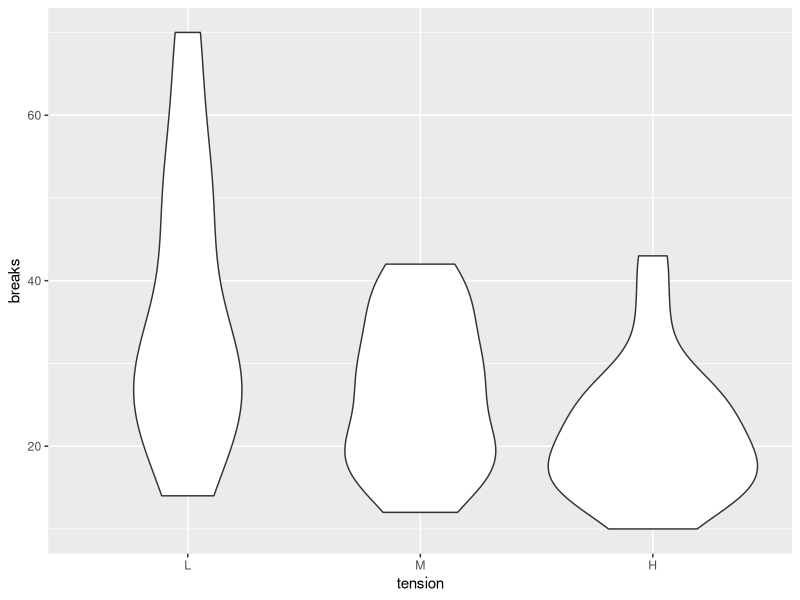
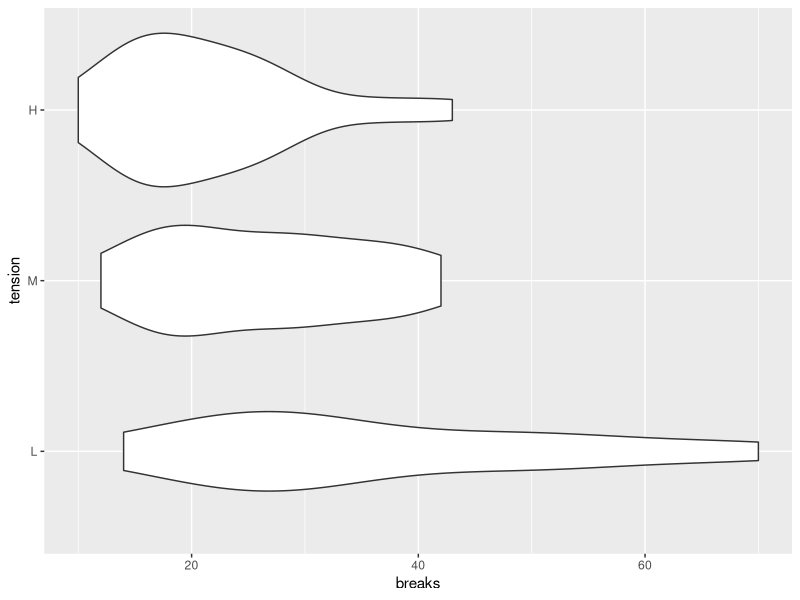
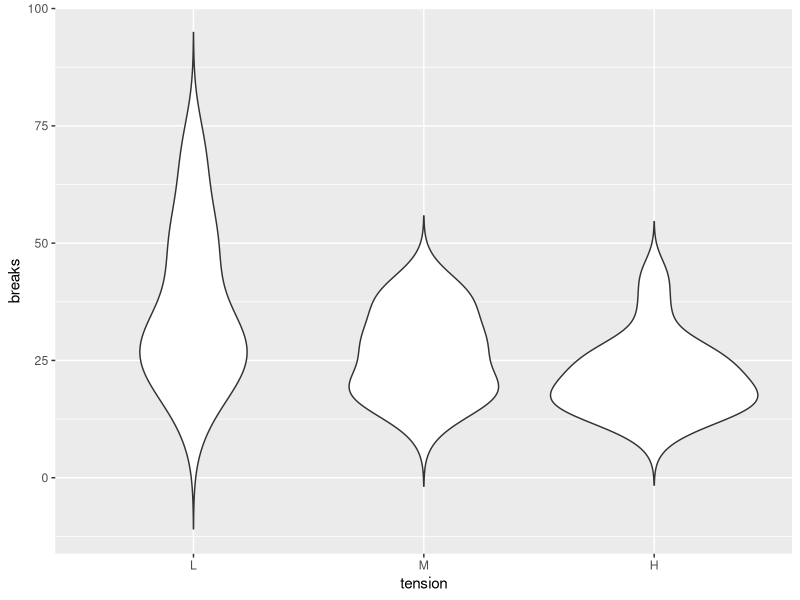
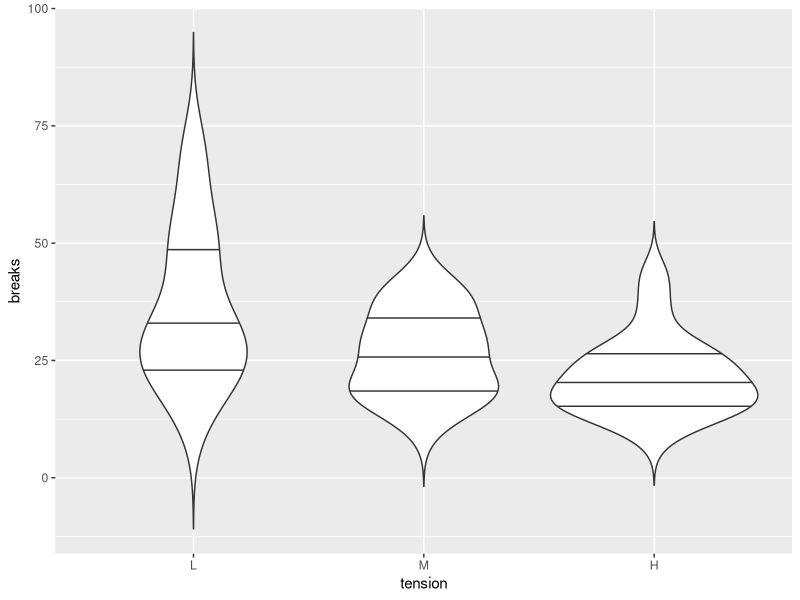
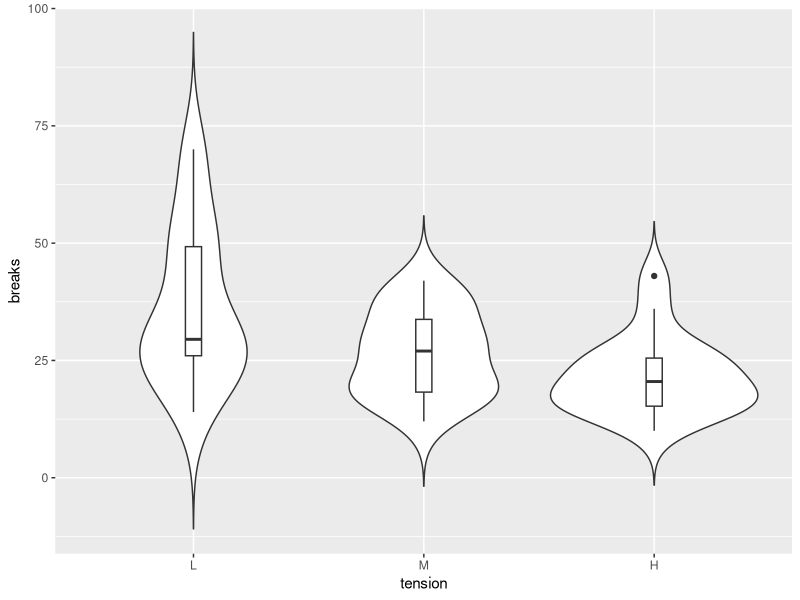
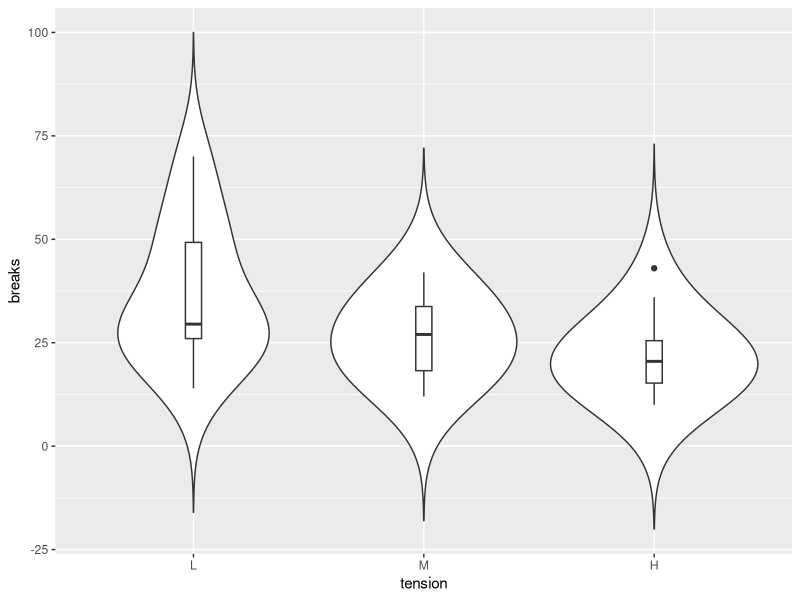
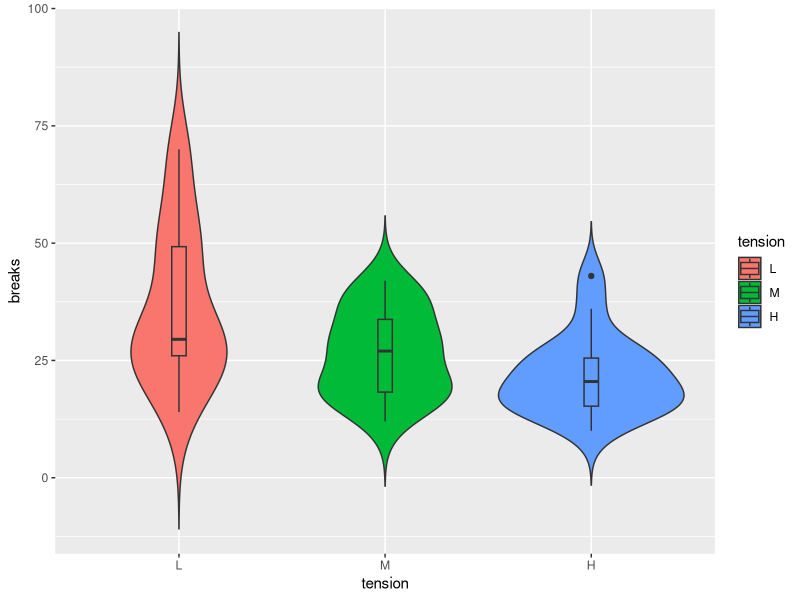
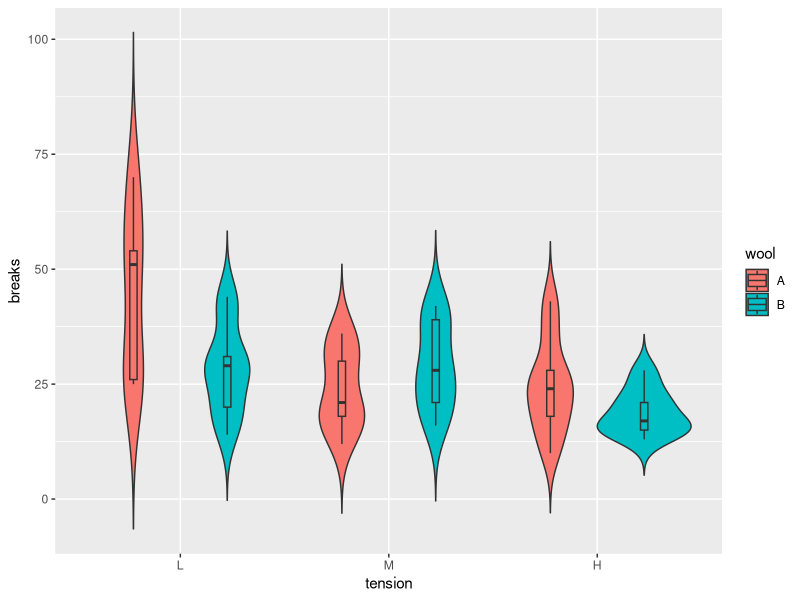

Write the R code that produced these figures, in order. (Note: this script raises an error after producing the figures.)
library(ggplot2)

warpbreaks

ggplot(warpbreaks, aes(x = tension, y = breaks)) +
  geom_violin()

# Horizontal violin plot
ggplot(warpbreaks, aes(x = tension, y = breaks)) +
  geom_violin() +
  coord_flip()

# Avoid trimming the trails
ggplot(warpbreaks, aes(x = tension, y = breaks)) +
  geom_violin(trim = FALSE)

# Adding quantiles
ggplot(warpbreaks, aes(x = tension, y = breaks)) +
  geom_violin(trim = FALSE,
              draw_quantiles = c(0.25, 0.5, 0.75))

# Adding box plots
ggplot(warpbreaks, aes(x = tension, y = breaks)) +
  geom_violin(trim = FALSE) +
  geom_boxplot(width = 0.07)

# Bandwidth customization
ggplot(warpbreaks, aes(x = tension, y = breaks)) +
  geom_violin(trim = FALSE, bw = 10) +
  geom_boxplot(width = 0.07)

# Fill color by group
ggplot(warpbreaks, aes(x = tension, y = breaks, fill = tension)) +
  geom_violin(trim = FALSE) +
  geom_boxplot(width = 0.07)

# Fill color by subgroup
ggplot(warpbreaks, aes(x = tension, y = breaks, fill = wool)) +
  geom_violin(trim = FALSE) +
  geom_boxplot(width = 0.07, position = position_dodge(width = 0.9))

# Color scale
ggplot(warpbreaks, aes(x = tension, y = breaks, fill = tension)) +
  geom_violin(trim = FALSE) + +
  geom_boxplot(width = 0.07)
scale_fill_brewer()

# Custom colors
ggplot(warpbreaks, aes(x = tension, y = breaks, fill = tension)) +
  geom_violin(trim = FALSE) + 
  geom_boxplot(width = 0.07) +
  scale_fill_manual(values = c("#BCE4D8", "#49A4B9", "#2C5985"))

# Fill transparency
ggplot(warpbreaks, aes(x = tension, y = breaks, fill = tension)) +
  geom_violin(trim = FALSE,
              alpha = 0.5) +
  geom_boxplot(width = 0.07)

# Border color
ggplot(warpbreaks, aes(x = tension, y = breaks, fill = tension)) +
  geom_violin(trim = FALSE,
              color = "blue") +
  geom_boxplot(width = 0.07)

# Border color by group
ggplot(warpbreaks, aes(x = tension, y = breaks, color = tension)) +
  geom_violin(trim = FALSE) +
  geom_boxplot(width = 0.07)

# Custom border colors
ggplot(warpbreaks, aes(x = tension, y = breaks, color = tension)) +
  geom_violin(trim = FALSE) + 
  geom_boxplot(width = 0.07) +
  scale_color_manual(values = c("#F4D166", "#EC6E1C", "#B71D3E"))

# Legend title
ggplot(warpbreaks, aes(x = tension, y = breaks, fill = tension)) +
  geom_violin(trim = FALSE) + 
  geom_boxplot(width = 0.07) +
  guides(fill = guide_legend(title = "Title"))

# Key labels
ggplot(warpbreaks, aes(x = tension, y = breaks, fill = tension)) +
  geom_violin(trim = FALSE) + 
  geom_boxplot(width = 0.07) +
  scale_fill_hue(labels = c("G1", "G2", "G3"))

# Remove legend
ggplot(warpbreaks, aes(x = tension, y = breaks, fill = tension)) +
  geom_violin(trim = FALSE) + 
  geom_boxplot(width = 0.07) + 
  theme(legend.position = "none")
